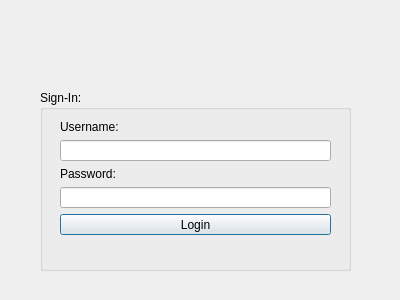
<?xml version="1.0" encoding="UTF-8"?>
<ui version="4.0">
 <class>login</class>
 <widget class="QDialog" name="login">
  <property name="geometry">
   <rect>
    <x>0</x>
    <y>0</y>
    <width>400</width>
    <height>300</height>
   </rect>
  </property>
  <property name="windowTitle">
   <string>Dialog</string>
  </property>
  <widget class="QLabel" name="label">
   <property name="geometry">
    <rect>
     <x>50</x>
     <y>20</y>
     <width>301</width>
     <height>61</height>
    </rect>
   </property>
   <property name="text">
    <string/>
   </property>
   <property name="pixmap">
    <pixmap resource="resource.qrc">:/img/img/Team Logo.png</pixmap>
   </property>
   <property name="scaledContents">
    <bool>true</bool>
   </property>
  </widget>
  <widget class="QGroupBox" name="groupBox">
   <property name="geometry">
    <rect>
     <x>40</x>
     <y>90</y>
     <width>311</width>
     <height>181</height>
    </rect>
   </property>
   <property name="title">
    <string>Sign-In:</string>
   </property>
   <widget class="QWidget" name="">
    <property name="geometry">
     <rect>
      <x>20</x>
      <y>30</y>
      <width>271</width>
      <height>115</height>
     </rect>
    </property>
    <layout class="QVBoxLayout" name="verticalLayout">
     <item>
      <widget class="QLabel" name="label_userName">
       <property name="text">
        <string>Username:</string>
       </property>
      </widget>
     </item>
     <item>
      <widget class="QLineEdit" name="lineEdit_Username">
       <property name="text">
        <string/>
       </property>
      </widget>
     </item>
     <item>
      <widget class="QLabel" name="label_password">
       <property name="text">
        <string>Password: </string>
       </property>
      </widget>
     </item>
     <item>
      <widget class="QLineEdit" name="lineEdit_Password">
       <property name="echoMode">
        <enum>QLineEdit::Password</enum>
       </property>
      </widget>
     </item>
     <item>
      <widget class="QPushButton" name="pushButton_Login">
       <property name="text">
        <string>Login</string>
       </property>
      </widget>
     </item>
    </layout>
   </widget>
  </widget>
 </widget>
 <resources>
  <include location="resource.qrc"/>
 </resources>
 <connections/>
</ui>
